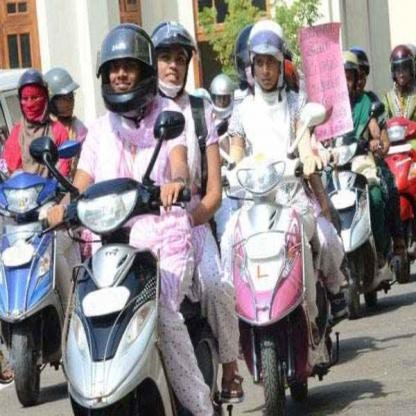
#> input picture backend/tests/samples/helmet_anushka_00401.jpg, 416 x 416 px
$ python -i enhancement.py   (imports and definitions only)   (older library calls are emulated)
#> lines starting #> are read from the running program, lines starting #| are printed output that depends on the picture; after the words box and inside, x2 and y2 are one past the last pixel; in counts of white or black regions, pixels touching at a corner belong together
"""Image quality analysis and enhancement (fog, rain, motion blur, noise, contrast, low light).

Why "analyse first, then enhance only what is needed":
the detectors were trained on raw images (plus synthetic weather), so enhancing a *good* image
changes its statistics and can lower detection accuracy. Each step therefore runs only when a
measured quality score crosses its threshold ("auto" mode). "always" applies every step,
"off" disables enhancement (useful for A/B accuracy checks).

All algorithms are classical OpenCV/NumPy methods: no extra models, they run on CPU in
milliseconds-to-~1 s, and they are explainable. Deep restoration networks (e.g. DeblurGAN, PReNet)
would restore better but need their own weights and GPU time (listed as a possible improvement).
"""
from __future__ import annotations

import logging
from dataclasses import asdict, dataclass

import cv2
import numpy as np

log = logging.getLogger(__name__)


@dataclass
class QualityReport:
    brightness: float     # mean V channel 0-255
    contrast: float       # std-dev of grey levels
    haze: float           # mean dark-channel value 0-1 (fog/haze raises it)
    saturation: float     # mean S channel 0-255 (fog washes colours out)
    sharpness: float      # variance of the Laplacian (low = blurry)
    noise: float          # estimated Gaussian noise sigma (Immerkaer method)
    rain: float           # fraction of pixels on thin bright near-vertical streaks

    # Thresholds calibrated on 250 clean training images vs. 80 synthetic copies per weather type
    # (Phase 1 data, see backend/README.md): each flag fires on <=5-10% of clean images and on most
    # degraded ones.
    @property
    def is_dark(self) -> bool:           # clean: 5th pct 50, low-light copies: median 46
        return self.brightness < 60

    @property
    def is_low_contrast(self) -> bool:   # clean: 5th pct 38
        return self.contrast < 35

    @property
    def is_hazy(self) -> bool:           # fog copies: haze 0.47 / contrast 41 / saturation 19 (median)
        return self.haze > 0.40 and self.contrast < 50 and self.saturation < 40

    @property
    def is_blurry(self) -> bool:         # motion-blur copies: median 26, clean: median 582
        return self.sharpness < 40

    @property
    def is_noisy(self) -> bool:          # clean: 95th pct 4.1, noise copies: 5th pct 5.2
        return self.noise > 5.5

    @property
    def is_rainy(self) -> bool:
        # The streak measure does NOT separate rainy from clear images on our data (clean median 0.03,
        # rain copies 0.02), so automatic rain detection is disabled. Rain removal runs when the user
        # asks for it (API ``remove_rain=true`` / CLI ``--remove-rain``) or in "always" mode.
        # FUTURE: replace this single property with a trained rain/no-rain classifier - nothing else
        # in the pipeline has to change.
        return False

    def flags(self) -> dict:
        return {"fog": self.is_hazy, "rain": self.is_rainy, "motion_blur": self.is_blurry,
                "noise": self.is_noisy, "low_contrast": self.is_low_contrast, "low_light": self.is_dark}


def _small(img: np.ndarray, max_side: int = 640) -> np.ndarray:
    s = max_side / max(img.shape[:2])
    return cv2.resize(img, None, fx=s, fy=s, interpolation=cv2.INTER_AREA) if s < 1 else img


def _dark_channel(img: np.ndarray, patch: int = 15) -> np.ndarray:
    return cv2.erode(img.min(axis=2), cv2.getStructuringElement(cv2.MORPH_RECT, (patch, patch)))


def _rain_mask(gray: np.ndarray) -> np.ndarray:
    """Thin bright streaks: white top-hat with a vertical line kernel, minus wide bright regions."""
    k = max(9, gray.shape[0] // 40) | 1
    tophat = cv2.morphologyEx(gray, cv2.MORPH_TOPHAT, cv2.getStructuringElement(cv2.MORPH_RECT, (1, k)))
    wide = cv2.morphologyEx(gray, cv2.MORPH_TOPHAT, cv2.getStructuringElement(cv2.MORPH_RECT, (7, 7)))
    streak = cv2.subtract(tophat, cv2.dilate(wide, np.ones((1, 5), np.uint8)) // 2)
    return (streak > 25).astype(np.uint8)


def analyse(img: np.ndarray) -> QualityReport:
    """Measure image quality on a downscaled copy (fast, resolution-independent)."""
    small = _small(img)
    gray = cv2.cvtColor(small, cv2.COLOR_BGR2GRAY)
    hsv = cv2.cvtColor(small, cv2.COLOR_BGR2HSV)
    # Immerkaer (1996) fast noise variance estimation
    kernel = np.array([[1, -2, 1], [-2, 4, -2], [1, -2, 1]], np.float32)
    h, w = gray.shape
    sigma = float(np.abs(cv2.filter2D(gray.astype(np.float32), -1, kernel)).sum()
                  * np.sqrt(0.5 * np.pi) / (6.0 * (w - 2) * (h - 2)))
    return QualityReport(
        brightness=float(hsv[..., 2].mean()), contrast=float(gray.std()),
        haze=float(_dark_channel(small).mean() / 255.0), saturation=float(hsv[..., 1].mean()),
        sharpness=float(cv2.Laplacian(gray, cv2.CV_64F).var()), noise=sigma,
        rain=float(_rain_mask(gray).mean()))


# ----------------------------------------------------------------------------------------------
# individual enhancement operations
# ----------------------------------------------------------------------------------------------
# [70 lines left out: functions _guided_filter, remove_fog, remove_rain, reduce_motion_blur, remove_noise, enhance_contrast and 1 more, not called in this run]


class ImageEnhancer:
    """Runs the enhancement chain in the order required by the project specification:
    fog -> rain -> motion blur -> noise -> contrast -> low light."""

    def __init__(self, mode: str = "auto"):
        if mode not in {"auto", "always", "off"}:
            raise ValueError(f"enhance mode must be auto/always/off, got {mode!r}")
        self.mode = mode

    def __call__(self, img: np.ndarray, fast: bool = False,
                 force: frozenset[str] = frozenset()) -> tuple[np.ndarray, dict]:
        """Return (enhanced image, report).

        fast:  cheaper filters (used for video frames).
        force: steps the user explicitly requested (e.g. {"rain"}); they run even in "off" mode and
               even if the quality check did not flag them.
        """
        if self.mode == "off" and not force:
            return img, {"mode": "off", "applied": []}
        q = analyse(img)
        if self.mode == "auto":
            need = q.flags()
        else:
            need = {k: self.mode == "always" for k in q.flags()}
        for step in force:
            need[step] = True
        steps = [("fog", remove_fog), ("rain", remove_rain), ("motion_blur", reduce_motion_blur),
                 ("noise", lambda x: remove_noise(x, fast)), ("low_contrast", enhance_contrast),
                 ("low_light", enhance_low_light)]
        out, applied = img, []
        for name, fn in steps:
            if need[name]:
                try:
                    out = fn(out)
                    applied.append(name)
                except cv2.error as e:     # never fail a detection because an enhancement failed
                    log.warning("enhancement step %s failed: %s", name, e)
        return out, {"mode": self.mode, "applied": applied, "requested": sorted(force),
                     "quality": {k: round(v, 3) for k, v in asdict(q).items()}}


ENHANCEMENT_STEPS = ("fog", "rain", "motion_blur", "noise", "low_contrast", "low_light")

>>> import cv2
>>> picture = cv2.imread('../../tests/samples/helmet_anushka_00401.jpg')
#> picture is the input picture: shape (416, 416, 3); mean B, G, R 138.3, 136.3, 143.9
>>> result = ImageEnhancer()(picture)
#> in analyse, `gray = cv2.cvtColor(small, cv2.COLOR_BGR2GRAY)`:
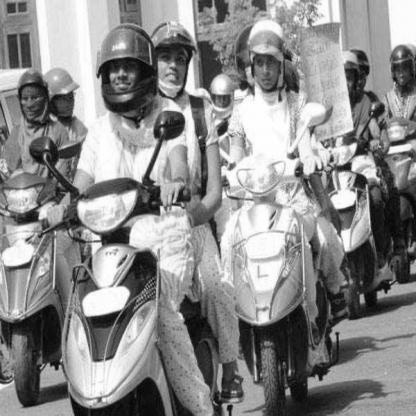
#> gray: shape (416, 416); min 0, max 255, mean 138.8
#> in analyse, `hsv = cv2.cvtColor(small, cv2.COLOR_BGR2HSV)`: hsv: shape (416, 416, 3); mean H, S, V 80.9, 46.5, 151.7
#> in analyse, `sigma = float(np.abs(cv2.filter2D(gray.astype(np.float32), -1, kernel)..`: sigma = 2.01
#> in _dark_channel, `return cv2.erode(img.min(axis=2), cv2.getStructuringElement(cv2.MORPH_..`:
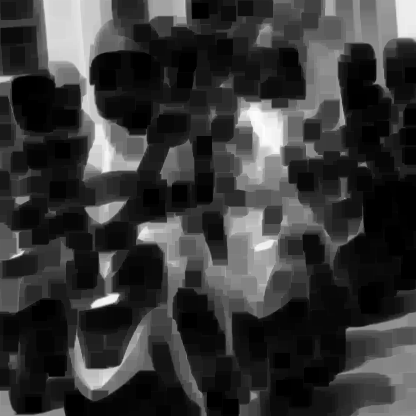
#> returned value: shape (416, 416); min 0, max 253, mean 55.5
#> in _rain_mask, `k = max(9, gray.shape[0] // 40) | 1`: k = 11
#> in _rain_mask, `tophat = cv2.morphologyEx(gray, cv2.MORPH_TOPHAT, cv2.getStructuringEl..`:
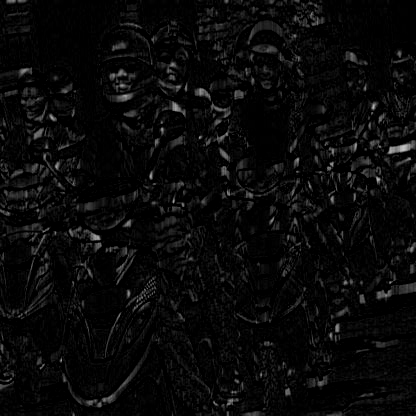
#> tophat: shape (416, 416); min 0, max 198, mean 9.4
#> in _rain_mask, `wide = cv2.morphologyEx(gray, cv2.MORPH_TOPHAT, cv2.getStructuringElem..`:
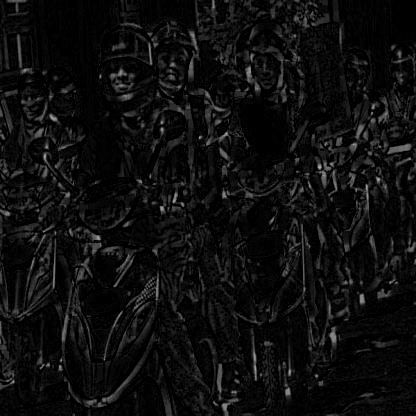
#> wide: shape (416, 416); min 0, max 179, mean 13.8
#> in _rain_mask, `streak = cv2.subtract(tophat, cv2.dilate(wide, np.ones((1, 5), np.uint..`:
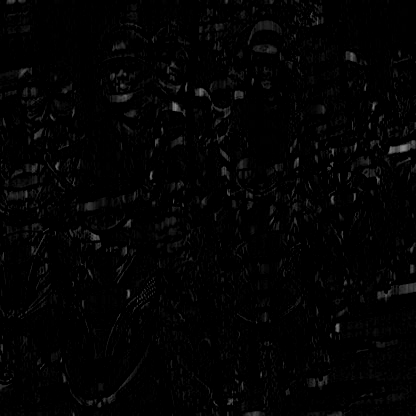
#> streak: shape (416, 416); min 0, max 139, mean 3.3
#> in _rain_mask, `return (streak > 25).astype(np.uint8)`:
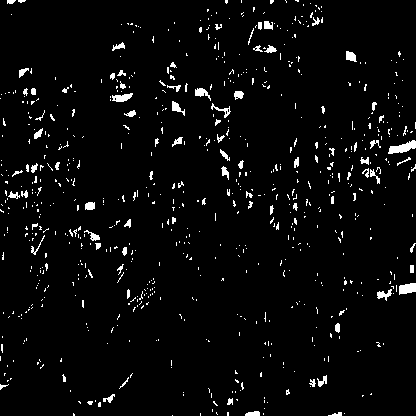
#> returned value: shape (416, 416); values 0 (black) and 1 (white), 3.6% white; 731 white regions (648 under 20 px), largest, box (x1, y1, x2, y2) and area: (388, 140, 416, 154) 213, (399, 283, 416, 295) 157, (112, 93, 133, 102) 121
#> in __call__, `need = q.flags()`: need = {'fog': False, 'rain': False, 'motion_blur': False, 'noise': False, 'low_contrast': False, 'low_light': False}
#> in __call__, `out, applied = img, []`: applied = []

$ run again, on backend/tests/samples/helmet_anushka_00408.jpg
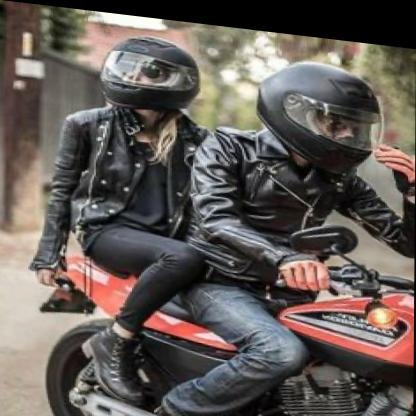
#> input picture backend/tests/samples/helmet_anushka_00408.jpg, 416 x 416 px
#> picture is the input picture: shape (416, 416, 3); mean B, G, R 86.4, 91, 98.9
#> hsv: shape (416, 416, 3); mean H, S, V 50, 46, 101.7
#> sigma = 1.3
#> in _dark_channel, `return cv2.erode(img.min(axis=2), cv2.getStructuringElement(cv2.MORPH_..`:
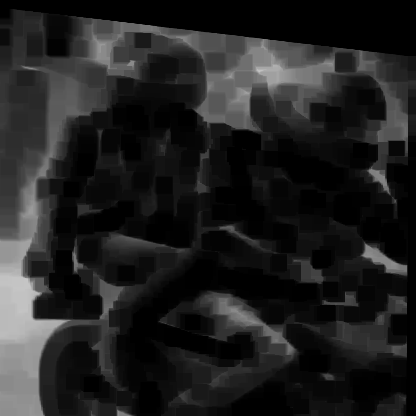
#> returned value: shape (416, 416); min 0, max 197, mean 32.8
#> k = 11
#> in _rain_mask, `return (streak > 25).astype(np.uint8)`:
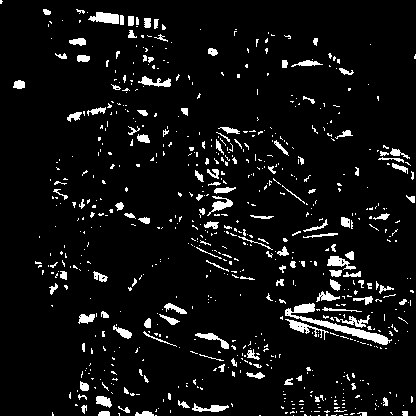
#> returned value: shape (416, 416); values 0 (black) and 1 (white), 6.6% white; 723 white regions (592 under 20 px), largest, box (x1, y1, x2, y2) and area: (285, 303, 392, 345) 822, (88, 12, 119, 24) 256, (285, 319, 329, 340) 234
#> need = {'fog': False, 'rain': False, 'motion_blur': False, 'noise': False, 'low_contrast': False, 'low_light': False}
#> applied = []

$ run again, on backend/tests/samples/helmet_anushka_00430.jpg
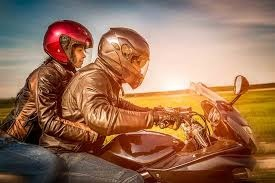
#> input picture backend/tests/samples/helmet_anushka_00430.jpg, 275 x 183 px
#> picture is the input picture: shape (183, 275, 3); mean B, G, R 87.5, 113.4, 153.6
#> in analyse, `gray = cv2.cvtColor(small, cv2.COLOR_BGR2GRAY)`:
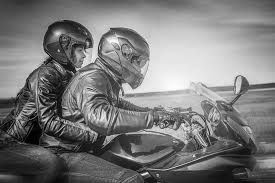
#> gray: shape (183, 275); min 0, max 253, mean 122.5
#> hsv: shape (183, 275, 3); mean H, S, V 27.1, 129.8, 157.2
#> sigma = 6.47
#> k = 9
#> in _rain_mask, `return (streak > 25).astype(np.uint8)`:
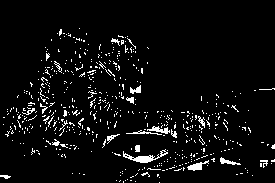
#> returned value: shape (183, 275); values 0 (black) and 1 (white), 5.2% white in thin lines or dots, all inside (x1, y1, x2, y2) = (0, 28, 275, 183)
#> need = {'fog': False, 'rain': False, 'motion_blur': False, 'noise': True, 'low_contrast': False, 'low_light': False}
#> in __call__, `out, applied = img, []`: applied = []
#> after the loop in __call__, `for name, fn in steps:`: applied = ['noise']
